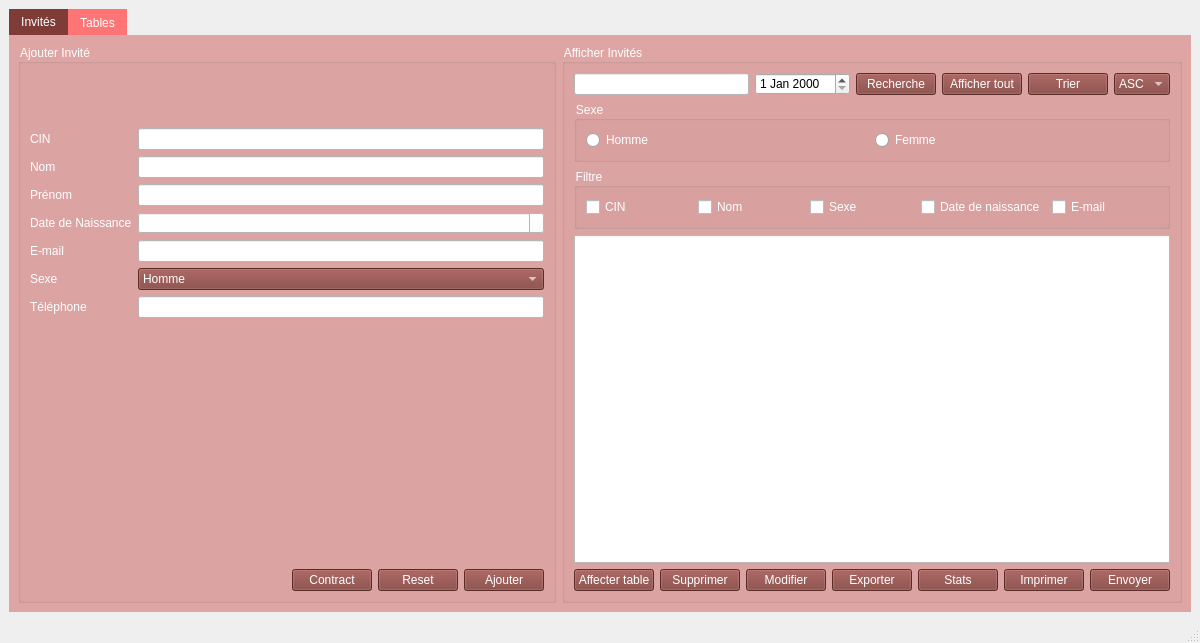
<?xml version="1.0" encoding="UTF-8"?>
<ui version="4.0">
 <class>MainWindow</class>
 <widget class="QMainWindow" name="MainWindow">
  <property name="geometry">
   <rect>
    <x>0</x>
    <y>0</y>
    <width>1200</width>
    <height>643</height>
   </rect>
  </property>
  <property name="windowTitle">
   <string>MainWindow</string>
  </property>
  <property name="styleSheet">
   <string notr="true">MainWindow:
{
background-color:rgb(0, 0, 0);
}</string>
  </property>
  <widget class="QWidget" name="centralwidget">
   <layout class="QHBoxLayout" name="horizontalLayout">
    <item>
     <widget class="QTabWidget" name="tabWidget_invites">
      <property name="styleSheet">
       <string notr="true">QTabWidget:pane {
border:4px;
background-color:#DEA5A4;


}

QTabBar::tab:selected {
color:  rgb(255, 255, 255);
background-color:rgb(127, 60, 55);
font: 8pt &quot;Forte&quot;;
}

QTabBar::tab:!selected {
color: rgb(255,255,255);
background-color:  rgb(255, 117, 117);
font: 8pt &quot;Forte&quot;;

}





</string>
      </property>
      <property name="currentIndex">
       <number>0</number>
      </property>
      <widget class="QWidget" name="tab">
       <attribute name="title">
        <string>Invités</string>
       </attribute>
       <layout class="QHBoxLayout" name="horizontalLayout_3">
        <item>
         <layout class="QHBoxLayout" name="horizontalLayout_2">
          <item>
           <widget class="QGroupBox" name="groupBox">
            <property name="styleSheet">
             <string notr="true">font: 8pt &quot;Forte&quot;;
color:rgb(255,255,255);</string>
            </property>
            <property name="title">
             <string>Ajouter Invité</string>
            </property>
            <layout class="QVBoxLayout" name="verticalLayout_2">
             <item>
              <layout class="QVBoxLayout" name="verticalLayout">
               <item>
                <layout class="QFormLayout" name="formLayout">
                 <item row="0" column="1">
                  <spacer name="verticalSpacer_2">
                   <property name="orientation">
                    <enum>Qt::Vertical</enum>
                   </property>
                   <property name="sizeHint" stdset="0">
                    <size>
                     <width>20</width>
                     <height>40</height>
                    </size>
                   </property>
                  </spacer>
                 </item>
                 <item row="1" column="0">
                  <widget class="QLabel" name="cINLabel">
                   <property name="styleSheet">
                    <string notr="true">font: 8pt &quot;Forte&quot;;
color:rgb(255,255,255);</string>
                   </property>
                   <property name="text">
                    <string>CIN</string>
                   </property>
                  </widget>
                 </item>
                 <item row="1" column="1">
                  <widget class="QLineEdit" name="cINLineEdit">
                   <property name="styleSheet">
                    <string notr="true">QLineEdit
{

background-color: rgb(255,255,255);
color:tgb(0,0,0);

}</string>
                   </property>
                  </widget>
                 </item>
                 <item row="2" column="0">
                  <widget class="QLabel" name="nomLabel">
                   <property name="styleSheet">
                    <string notr="true">font: 8pt &quot;Forte&quot;;
color:rgb(255,255,255);</string>
                   </property>
                   <property name="text">
                    <string>Nom</string>
                   </property>
                  </widget>
                 </item>
                 <item row="2" column="1">
                  <widget class="QLineEdit" name="nomLineEdit">
                   <property name="styleSheet">
                    <string notr="true">QLineEdit
{

background-color: rgb(255,255,255);

color:tgb(0,0,0);
}</string>
                   </property>
                  </widget>
                 </item>
                 <item row="3" column="0">
                  <widget class="QLabel" name="prNomLabel">
                   <property name="styleSheet">
                    <string notr="true">font: 8pt &quot;Forte&quot;;
color:rgb(255,255,255);</string>
                   </property>
                   <property name="text">
                    <string>Prénom</string>
                   </property>
                  </widget>
                 </item>
                 <item row="3" column="1">
                  <widget class="QLineEdit" name="prNomLineEdit">
                   <property name="styleSheet">
                    <string notr="true">QLineEdit
{

background-color: rgb(255,255,255);
color:tgb(0,0,0);
}</string>
                   </property>
                  </widget>
                 </item>
                 <item row="4" column="0">
                  <widget class="QLabel" name="dateDeNaissanceLabel">
                   <property name="styleSheet">
                    <string notr="true">font: 8pt &quot;Forte&quot;;
color:rgb(255,255,255);</string>
                   </property>
                   <property name="text">
                    <string>Date de Naissance</string>
                   </property>
                  </widget>
                 </item>
                 <item row="4" column="1">
                  <widget class="QDateEdit" name="dateDeNaissanceDateEdit">
                   <property name="styleSheet">
                    <string notr="true">QDateEdit
{

background-color: rgb(255,255,255);
color:tgb(0,0,0);
}</string>
                   </property>
                  </widget>
                 </item>
                 <item row="5" column="0">
                  <widget class="QLabel" name="eMailLabel">
                   <property name="styleSheet">
                    <string notr="true">font: 8pt &quot;Forte&quot;;
color:rgb(255,255,255);</string>
                   </property>
                   <property name="text">
                    <string>E-mail</string>
                   </property>
                  </widget>
                 </item>
                 <item row="5" column="1">
                  <widget class="QLineEdit" name="eMailLineEdit">
                   <property name="styleSheet">
                    <string notr="true">QLineEdit
{

background-color: rgb(255,255,255);
color:tgb(0,0,0);
}</string>
                   </property>
                  </widget>
                 </item>
                 <item row="6" column="0">
                  <widget class="QLabel" name="sexeLabel">
                   <property name="styleSheet">
                    <string notr="true">font: 8pt &quot;Forte&quot;;
color:rgb(255,255,255);</string>
                   </property>
                   <property name="text">
                    <string>Sexe</string>
                   </property>
                  </widget>
                 </item>
                 <item row="6" column="1">
                  <widget class="QComboBox" name="sexeComboBox">
                   <property name="styleSheet">
                    <string notr="true">background-color:rgb(127, 60, 55);;</string>
                   </property>
                   <item>
                    <property name="text">
                     <string>Homme</string>
                    </property>
                   </item>
                   <item>
                    <property name="text">
                     <string>Femme</string>
                    </property>
                   </item>
                  </widget>
                 </item>
                 <item row="7" column="0">
                  <widget class="QLabel" name="tLPhoneLabel">
                   <property name="styleSheet">
                    <string notr="true">font: 8pt &quot;Forte&quot;;
color:rgb(255,255,255);</string>
                   </property>
                   <property name="text">
                    <string>Téléphone</string>
                   </property>
                  </widget>
                 </item>
                 <item row="7" column="1">
                  <widget class="QLineEdit" name="tLPhoneLineEdit">
                   <property name="styleSheet">
                    <string notr="true">QLineEdit
{

background-color: rgb(255,255,255);
color:tgb(0,0,0);
}</string>
                   </property>
                  </widget>
                 </item>
                </layout>
               </item>
              </layout>
             </item>
             <item>
              <spacer name="verticalSpacer">
               <property name="orientation">
                <enum>Qt::Vertical</enum>
               </property>
               <property name="sizeHint" stdset="0">
                <size>
                 <width>20</width>
                 <height>40</height>
                </size>
               </property>
              </spacer>
             </item>
             <item>
              <layout class="QHBoxLayout" name="horizontalLayout_12">
               <item>
                <spacer name="horizontalSpacer">
                 <property name="orientation">
                  <enum>Qt::Horizontal</enum>
                 </property>
                 <property name="sizeHint" stdset="0">
                  <size>
                   <width>40</width>
                   <height>20</height>
                  </size>
                 </property>
                </spacer>
               </item>
               <item>
                <widget class="QPushButton" name="pushButton_3">
                 <property name="styleSheet">
                  <string notr="true">QPushButton:!hover{
background-color:rgb(127, 60, 55);


}

QPushButton:hover{
background-color:rgb(107, 107, 107);


}
QPushButton:click{
background-color:rgb(90, 90, 90);


}


QPushButton:hover{
font: 8pt &quot;Forte&quot;;
}

QPushButton:!hover{
font: 8pt &quot;Forte&quot;;
}
</string>
                 </property>
                 <property name="text">
                  <string>Contract</string>
                 </property>
                </widget>
               </item>
               <item>
                <widget class="QPushButton" name="pushButton_reset">
                 <property name="styleSheet">
                  <string notr="true">QPushButton:!hover{
background-color:rgb(127, 60, 55);


}

QPushButton:hover{
background-color:rgb(107, 107, 107);


}
QPushButton:click{
background-color:rgb(90, 90, 90);


}


QPushButton:hover{
font: 8pt &quot;Forte&quot;;
}

QPushButton:!hover{
font: 8pt &quot;Forte&quot;;
}
</string>
                 </property>
                 <property name="text">
                  <string>Reset</string>
                 </property>
                </widget>
               </item>
               <item>
                <widget class="QPushButton" name="pushButton_ajouter">
                 <property name="styleSheet">
                  <string notr="true">QPushButton:!hover{
background-color:rgb(127, 60, 55);


}

QPushButton:hover{
background-color:rgb(107, 107, 107);


}
QPushButton:click{
background-color:rgb(90, 90, 90);


}


QPushButton:hover{
font: 8pt &quot;Forte&quot;;
}

QPushButton:!hover{
font: 8pt &quot;Forte&quot;;
}
</string>
                 </property>
                 <property name="text">
                  <string>Ajouter</string>
                 </property>
                </widget>
               </item>
              </layout>
             </item>
            </layout>
           </widget>
          </item>
          <item>
           <widget class="QGroupBox" name="groupBox_2">
            <property name="styleSheet">
             <string notr="true">font: 8pt &quot;Forte&quot;;
color:rgb(255,255,255);</string>
            </property>
            <property name="title">
             <string>Afficher Invités</string>
            </property>
            <layout class="QHBoxLayout" name="horizontalLayout_6">
             <item>
              <layout class="QVBoxLayout" name="verticalLayout_3">
               <item>
                <layout class="QHBoxLayout" name="horizontalLayout_7">
                 <item>
                  <widget class="QLineEdit" name="lineEdit_recherche">
                   <property name="styleSheet">
                    <string notr="true">QLineEdit
{

background-color: rgb(255,255,255);
color:rgb(0,0,0);
}</string>
                   </property>
                  </widget>
                 </item>
                 <item>
                  <widget class="QDateEdit" name="dateEdit">
                   <property name="styleSheet">
                    <string notr="true">QDateEdit
{
color:rgb(0,0,0);
}</string>
                   </property>
                  </widget>
                 </item>
                 <item>
                  <widget class="QPushButton" name="pushButton_recherche">
                   <property name="styleSheet">
                    <string notr="true">QPushButton:!hover{
background-color:rgb(127, 60, 55);


}

QPushButton:hover{
background-color:rgb(107, 107, 107);


}
QPushButton:click{
background-color:rgb(90, 90, 90);


}


QPushButton:hover{
font: 8pt &quot;Forte&quot;;
}

QPushButton:!hover{
font: 8pt &quot;Forte&quot;;
}
</string>
                   </property>
                   <property name="text">
                    <string>Recherche</string>
                   </property>
                  </widget>
                 </item>
                 <item>
                  <widget class="QPushButton" name="pushButton_stats">
                   <property name="styleSheet">
                    <string notr="true">QPushButton:!hover{
background-color:rgb(127, 60, 55);


}

QPushButton:hover{
background-color:rgb(107, 107, 107);


}
QPushButton:click{
background-color:rgb(90, 90, 90);


}


QPushButton:hover{
font: 8pt &quot;Forte&quot;;
}

QPushButton:!hover{
font: 8pt &quot;Forte&quot;;
}
</string>
                   </property>
                   <property name="text">
                    <string>Afficher tout</string>
                   </property>
                  </widget>
                 </item>
                 <item>
                  <widget class="QPushButton" name="pushButton">
                   <property name="styleSheet">
                    <string notr="true">QPushButton:!hover{
background-color:rgb(127, 60, 55);


}

QPushButton:hover{
background-color:rgb(107, 107, 107);


}
QPushButton:click{
background-color:rgb(90, 90, 90);


}


QPushButton:hover{
font: 8pt &quot;Forte&quot;;
}

QPushButton:!hover{
font: 8pt &quot;Forte&quot;;
}
</string>
                   </property>
                   <property name="text">
                    <string>Trier</string>
                   </property>
                  </widget>
                 </item>
                 <item>
                  <widget class="QComboBox" name="comboBox_2">
                   <property name="styleSheet">
                    <string notr="true">background-color:rgb(127, 60, 55);;</string>
                   </property>
                   <item>
                    <property name="text">
                     <string>ASC</string>
                    </property>
                   </item>
                   <item>
                    <property name="text">
                     <string>desc</string>
                    </property>
                   </item>
                  </widget>
                 </item>
                </layout>
               </item>
               <item>
                <widget class="QGroupBox" name="groupBox_3">
                 <property name="styleSheet">
                  <string notr="true">font: 8pt &quot;Forte&quot;;
color:rgb(255,255,255);</string>
                 </property>
                 <property name="title">
                  <string>Sexe</string>
                 </property>
                 <layout class="QHBoxLayout" name="horizontalLayout_9">
                  <item>
                   <widget class="QRadioButton" name="radioButton">
                    <property name="text">
                     <string>Homme</string>
                    </property>
                   </widget>
                  </item>
                  <item>
                   <layout class="QHBoxLayout" name="horizontalLayout_8">
                    <item>
                     <widget class="QRadioButton" name="radioButton_2">
                      <property name="text">
                       <string>Femme</string>
                      </property>
                     </widget>
                    </item>
                   </layout>
                  </item>
                 </layout>
                </widget>
               </item>
               <item>
                <widget class="QGroupBox" name="groupBox_4">
                 <property name="styleSheet">
                  <string notr="true">font: 8pt &quot;Forte&quot;;
color:rgb(255,255,255);</string>
                 </property>
                 <property name="title">
                  <string>Filtre</string>
                 </property>
                 <layout class="QHBoxLayout" name="horizontalLayout_13">
                  <item>
                   <layout class="QHBoxLayout" name="horizontalLayout_11">
                    <item>
                     <widget class="QCheckBox" name="checkBox_cin">
                      <property name="text">
                       <string>CIN</string>
                      </property>
                     </widget>
                    </item>
                    <item>
                     <widget class="QCheckBox" name="checkBox_nom">
                      <property name="text">
                       <string>Nom</string>
                      </property>
                     </widget>
                    </item>
                    <item>
                     <widget class="QCheckBox" name="checkBox_sexe">
                      <property name="text">
                       <string>Sexe</string>
                      </property>
                     </widget>
                    </item>
                    <item>
                     <widget class="QCheckBox" name="checkBox_date">
                      <property name="text">
                       <string>Date de naissance</string>
                      </property>
                     </widget>
                    </item>
                    <item>
                     <widget class="QCheckBox" name="checkBox_mail">
                      <property name="text">
                       <string>E-mail</string>
                      </property>
                     </widget>
                    </item>
                   </layout>
                  </item>
                 </layout>
                </widget>
               </item>
               <item>
                <widget class="QTableView" name="tableView">
                 <property name="styleSheet">
                  <string notr="true">color:tgb(0,0,0);</string>
                 </property>
                </widget>
               </item>
               <item>
                <layout class="QVBoxLayout" name="verticalLayout_4">
                 <item>
                  <layout class="QHBoxLayout" name="horizontalLayout_15">
                   <item>
                    <widget class="QPushButton" name="pushButton_12">
                     <property name="styleSheet">
                      <string notr="true">QPushButton:!hover{
background-color:rgb(127, 60, 55);


}

QPushButton:hover{
background-color:rgb(107, 107, 107);


}
QPushButton:click{
background-color:rgb(90, 90, 90);


}


QPushButton:hover{
font: 8pt &quot;Forte&quot;;
}

QPushButton:!hover{
font: 8pt &quot;Forte&quot;;
}
</string>
                     </property>
                     <property name="text">
                      <string>Affecter table</string>
                     </property>
                    </widget>
                   </item>
                   <item>
                    <widget class="QPushButton" name="pushButton_supprimer">
                     <property name="styleSheet">
                      <string notr="true">QPushButton:!hover{
background-color:rgb(127, 60, 55);


}

QPushButton:hover{
background-color:rgb(107, 107, 107);


}
QPushButton:click{
background-color:rgb(90, 90, 90);


}


QPushButton:hover{
font: 8pt &quot;Forte&quot;;
}

QPushButton:!hover{
font: 8pt &quot;Forte&quot;;
}
</string>
                     </property>
                     <property name="text">
                      <string>Supprimer</string>
                     </property>
                    </widget>
                   </item>
                   <item>
                    <widget class="QPushButton" name="pushButton_modifier">
                     <property name="styleSheet">
                      <string notr="true">QPushButton:!hover{
background-color:rgb(127, 60, 55);


}

QPushButton:hover{
background-color:rgb(107, 107, 107);


}
QPushButton:click{
background-color:rgb(90, 90, 90);


}


QPushButton:hover{
font: 8pt &quot;Forte&quot;;
}

QPushButton:!hover{
font: 8pt &quot;Forte&quot;;
}
</string>
                     </property>
                     <property name="text">
                      <string>Modifier</string>
                     </property>
                     <property name="checkable">
                      <bool>true</bool>
                     </property>
                    </widget>
                   </item>
                   <item>
                    <widget class="QPushButton" name="pushButton_details">
                     <property name="styleSheet">
                      <string notr="true">QPushButton:!hover{
background-color:rgb(127, 60, 55);


}

QPushButton:hover{
background-color:rgb(107, 107, 107);


}
QPushButton:click{
background-color:rgb(90, 90, 90);


}


QPushButton:hover{
font: 8pt &quot;Forte&quot;;
}

QPushButton:!hover{
font: 8pt &quot;Forte&quot;;
}
</string>
                     </property>
                     <property name="text">
                      <string>Exporter</string>
                     </property>
                    </widget>
                   </item>
                   <item>
                    <widget class="QPushButton" name="pushButton_2">
                     <property name="styleSheet">
                      <string notr="true">QPushButton:!hover{
background-color:rgb(127, 60, 55);


}

QPushButton:hover{
background-color:rgb(107, 107, 107);


}
QPushButton:click{
background-color:rgb(90, 90, 90);


}


QPushButton:hover{
font: 8pt &quot;Forte&quot;;
}

QPushButton:!hover{
font: 8pt &quot;Forte&quot;;
}
</string>
                     </property>
                     <property name="text">
                      <string>Stats</string>
                     </property>
                    </widget>
                   </item>
                   <item>
                    <widget class="QPushButton" name="pushButton_notifier">
                     <property name="styleSheet">
                      <string notr="true">QPushButton:!hover{
background-color:rgb(127, 60, 55);


}

QPushButton:hover{
background-color:rgb(107, 107, 107);


}
QPushButton:click{
background-color:rgb(90, 90, 90);


}


QPushButton:hover{
font: 8pt &quot;Forte&quot;;
}

QPushButton:!hover{
font: 8pt &quot;Forte&quot;;
}
</string>
                     </property>
                     <property name="text">
                      <string>Imprimer</string>
                     </property>
                    </widget>
                   </item>
                   <item>
                    <widget class="QPushButton" name="pushButton_envoyer">
                     <property name="styleSheet">
                      <string notr="true">QPushButton:!hover{
background-color:rgb(127, 60, 55);


}

QPushButton:hover{
background-color:rgb(107, 107, 107);


}
QPushButton:click{
background-color:rgb(90, 90, 90);


}


QPushButton:hover{
font: 8pt &quot;Forte&quot;;
}

QPushButton:!hover{
font: 8pt &quot;Forte&quot;;
}
</string>
                     </property>
                     <property name="text">
                      <string>Envoyer</string>
                     </property>
                    </widget>
                   </item>
                  </layout>
                 </item>
                </layout>
               </item>
              </layout>
             </item>
            </layout>
           </widget>
          </item>
         </layout>
        </item>
       </layout>
      </widget>
      <widget class="QWidget" name="tab_2">
       <attribute name="title">
        <string>Tables</string>
       </attribute>
       <layout class="QHBoxLayout" name="horizontalLayout_5">
        <item>
         <widget class="QGroupBox" name="groupBox_6">
          <property name="styleSheet">
           <string notr="true">font: 8pt &quot;Forte&quot;;
color:rgb(255,255,255);</string>
          </property>
          <property name="title">
           <string>Ajouter</string>
          </property>
          <layout class="QVBoxLayout" name="verticalLayout_6">
           <item>
            <layout class="QVBoxLayout" name="verticalLayout_5">
             <item>
              <layout class="QFormLayout" name="formLayout_2">
               <item row="0" column="0">
                <widget class="QLabel" name="nombrePlacesLabel">
                 <property name="text">
                  <string>Nombre places</string>
                 </property>
                </widget>
               </item>
               <item row="0" column="1">
                <widget class="QLineEdit" name="nombrePlacesLineEdit">
                 <property name="styleSheet">
                  <string notr="true">background-color:rgb(255,255,255);
color:rgb(0,0,0);</string>
                 </property>
                </widget>
               </item>
               <item row="1" column="0">
                <widget class="QLabel" name="nomServeurLabel">
                 <property name="text">
                  <string>Nom serveur</string>
                 </property>
                </widget>
               </item>
               <item row="1" column="1">
                <widget class="QLineEdit" name="nomServeurLineEdit">
                 <property name="styleSheet">
                  <string notr="true">background-color:rgb(255,255,255);
color:rgb(0,0,0);</string>
                 </property>
                </widget>
               </item>
              </layout>
             </item>
             <item>
              <layout class="QHBoxLayout" name="horizontalLayout_10">
               <item>
                <spacer name="horizontalSpacer_2">
                 <property name="orientation">
                  <enum>Qt::Horizontal</enum>
                 </property>
                 <property name="sizeHint" stdset="0">
                  <size>
                   <width>40</width>
                   <height>20</height>
                  </size>
                 </property>
                </spacer>
               </item>
               <item>
                <widget class="QPushButton" name="pushButton_13">
                 <property name="styleSheet">
                  <string notr="true">QPushButton:!hover{
background-color:rgb(127, 60, 55);


}

QPushButton:hover{
background-color:rgb(107, 107, 107);


}
QPushButton:click{
background-color:rgb(90, 90, 90);


}


QPushButton:hover{
font: 8pt &quot;Forte&quot;;
}

QPushButton:!hover{
font: 8pt &quot;Forte&quot;;
}
</string>
                 </property>
                 <property name="text">
                  <string>Contract</string>
                 </property>
                </widget>
               </item>
               <item>
                <widget class="QPushButton" name="pushButton_4">
                 <property name="styleSheet">
                  <string notr="true">QPushButton:!hover{
background-color:rgb(127, 60, 55);


}

QPushButton:hover{
background-color:rgb(107, 107, 107);


}
QPushButton:click{
background-color:rgb(90, 90, 90);


}


QPushButton:hover{
font: 8pt &quot;Forte&quot;;
}

QPushButton:!hover{
font: 8pt &quot;Forte&quot;;
}
</string>
                 </property>
                 <property name="text">
                  <string>Reset</string>
                 </property>
                </widget>
               </item>
               <item>
                <widget class="QPushButton" name="pushButton_5">
                 <property name="styleSheet">
                  <string notr="true">QPushButton:!hover{
background-color:rgb(127, 60, 55);


}

QPushButton:hover{
background-color:rgb(107, 107, 107);


}
QPushButton:click{
background-color:rgb(90, 90, 90);


}


QPushButton:hover{
font: 8pt &quot;Forte&quot;;
}

QPushButton:!hover{
font: 8pt &quot;Forte&quot;;
}
</string>
                 </property>
                 <property name="text">
                  <string>Ajouter</string>
                 </property>
                </widget>
               </item>
              </layout>
             </item>
            </layout>
           </item>
          </layout>
         </widget>
        </item>
        <item>
         <layout class="QHBoxLayout" name="horizontalLayout_4">
          <item>
           <widget class="QGroupBox" name="groupBox_5">
            <property name="styleSheet">
             <string notr="true">font: 8pt &quot;Forte&quot;;
color:rgb(255,255,255);</string>
            </property>
            <property name="title">
             <string>Afficher</string>
            </property>
            <layout class="QVBoxLayout" name="verticalLayout_8">
             <item>
              <layout class="QVBoxLayout" name="verticalLayout_7">
               <item>
                <layout class="QHBoxLayout" name="horizontalLayout_14">
                 <item>
                  <widget class="QLineEdit" name="lineEdit">
                   <property name="styleSheet">
                    <string notr="true">QLineEdit
{

background-color: rgb(255,255,255);
color:rgb(0,0,0);
}</string>
                   </property>
                  </widget>
                 </item>
                 <item>
                  <widget class="QPushButton" name="pushButton_9">
                   <property name="styleSheet">
                    <string notr="true">QPushButton:!hover{
background-color:rgb(127, 60, 55);


}

QPushButton:hover{
background-color:rgb(107, 107, 107);


}
QPushButton:click{
background-color:rgb(90, 90, 90);


}


QPushButton:hover{
font: 8pt &quot;Forte&quot;;
}

QPushButton:!hover{
font: 8pt &quot;Forte&quot;;
}
</string>
                   </property>
                   <property name="text">
                    <string>Recherche</string>
                   </property>
                  </widget>
                 </item>
                 <item>
                  <widget class="QPushButton" name="pushButton_10">
                   <property name="styleSheet">
                    <string notr="true">QPushButton:!hover{
background-color:rgb(127, 60, 55);


}

QPushButton:hover{
background-color:rgb(107, 107, 107);


}
QPushButton:click{
background-color:rgb(90, 90, 90);


}


QPushButton:hover{
font: 8pt &quot;Forte&quot;;
}

QPushButton:!hover{
font: 8pt &quot;Forte&quot;;
}
</string>
                   </property>
                   <property name="text">
                    <string>Afficher tout</string>
                   </property>
                  </widget>
                 </item>
                 <item>
                  <widget class="QPushButton" name="pushButton_11">
                   <property name="styleSheet">
                    <string notr="true">QPushButton:!hover{
background-color:rgb(127, 60, 55);


}

QPushButton:hover{
background-color:rgb(107, 107, 107);


}
QPushButton:click{
background-color:rgb(90, 90, 90);


}


QPushButton:hover{
font: 8pt &quot;Forte&quot;;
}

QPushButton:!hover{
font: 8pt &quot;Forte&quot;;
}
</string>
                   </property>
                   <property name="text">
                    <string>Trier</string>
                   </property>
                  </widget>
                 </item>
                 <item>
                  <widget class="QComboBox" name="comboBox_tables">
                   <property name="styleSheet">
                    <string notr="true">background-color:rgb(127, 60, 55);;</string>
                   </property>
                   <item>
                    <property name="text">
                     <string>ASC</string>
                    </property>
                   </item>
                   <item>
                    <property name="text">
                     <string>DESC</string>
                    </property>
                   </item>
                  </widget>
                 </item>
                </layout>
               </item>
              </layout>
             </item>
             <item>
              <widget class="QGroupBox" name="groupBox_7">
               <property name="title">
                <string>Filtre</string>
               </property>
               <layout class="QHBoxLayout" name="horizontalLayout_19">
                <item>
                 <layout class="QHBoxLayout" name="horizontalLayout_18">
                  <item>
                   <widget class="QCheckBox" name="checkBox_numero">
                    <property name="text">
                     <string>Numéro</string>
                    </property>
                   </widget>
                  </item>
                 </layout>
                </item>
                <item>
                 <widget class="QCheckBox" name="checkBox_nombre">
                  <property name="text">
                   <string>Nombre places</string>
                  </property>
                 </widget>
                </item>
                <item>
                 <widget class="QCheckBox" name="checkBox_nomserv">
                  <property name="text">
                   <string>Nom serveur</string>
                  </property>
                 </widget>
                </item>
               </layout>
              </widget>
             </item>
             <item>
              <layout class="QHBoxLayout" name="horizontalLayout_16">
               <item>
                <widget class="QTableView" name="tableView_2">
                 <property name="styleSheet">
                  <string notr="true">color:tgb(0,0,0);</string>
                 </property>
                </widget>
               </item>
              </layout>
             </item>
             <item>
              <layout class="QHBoxLayout" name="horizontalLayout_17">
               <item>
                <widget class="QPushButton" name="pushButton_7">
                 <property name="styleSheet">
                  <string notr="true">QPushButton:!hover{
background-color:rgb(127, 60, 55);


}

QPushButton:hover{
background-color:rgb(107, 107, 107);


}
QPushButton:click{
background-color:rgb(90, 90, 90);


}


QPushButton:hover{
font: 8pt &quot;Forte&quot;;
}

QPushButton:!hover{
font: 8pt &quot;Forte&quot;;
}
</string>
                 </property>
                 <property name="text">
                  <string>Supprimer</string>
                 </property>
                </widget>
               </item>
               <item>
                <widget class="QPushButton" name="pushButton_6">
                 <property name="styleSheet">
                  <string notr="true">QPushButton:!hover{
background-color:rgb(127, 60, 55);


}

QPushButton:hover{
background-color:rgb(107, 107, 107);


}
QPushButton:click{
background-color:rgb(90, 90, 90);


}


QPushButton:hover{
font: 8pt &quot;Forte&quot;;
}

QPushButton:!hover{
font: 8pt &quot;Forte&quot;;
}
</string>
                 </property>
                 <property name="text">
                  <string>Modifier</string>
                 </property>
                 <property name="checkable">
                  <bool>true</bool>
                 </property>
                </widget>
               </item>
               <item>
                <widget class="QPushButton" name="pushButton_8">
                 <property name="styleSheet">
                  <string notr="true">QPushButton:!hover{
background-color:rgb(127, 60, 55);


}

QPushButton:hover{
background-color:rgb(107, 107, 107);


}
QPushButton:click{
background-color:rgb(90, 90, 90);


}


QPushButton:hover{
font: 8pt &quot;Forte&quot;;
}

QPushButton:!hover{
font: 8pt &quot;Forte&quot;;
}
</string>
                 </property>
                 <property name="text">
                  <string>Ajouter</string>
                 </property>
                </widget>
               </item>
              </layout>
             </item>
            </layout>
           </widget>
          </item>
         </layout>
        </item>
       </layout>
      </widget>
     </widget>
    </item>
   </layout>
  </widget>
  <widget class="QMenuBar" name="menubar">
   <property name="geometry">
    <rect>
     <x>0</x>
     <y>0</y>
     <width>1200</width>
     <height>20</height>
    </rect>
   </property>
  </widget>
  <widget class="QStatusBar" name="statusbar"/>
 </widget>
 <resources/>
 <connections/>
</ui>
